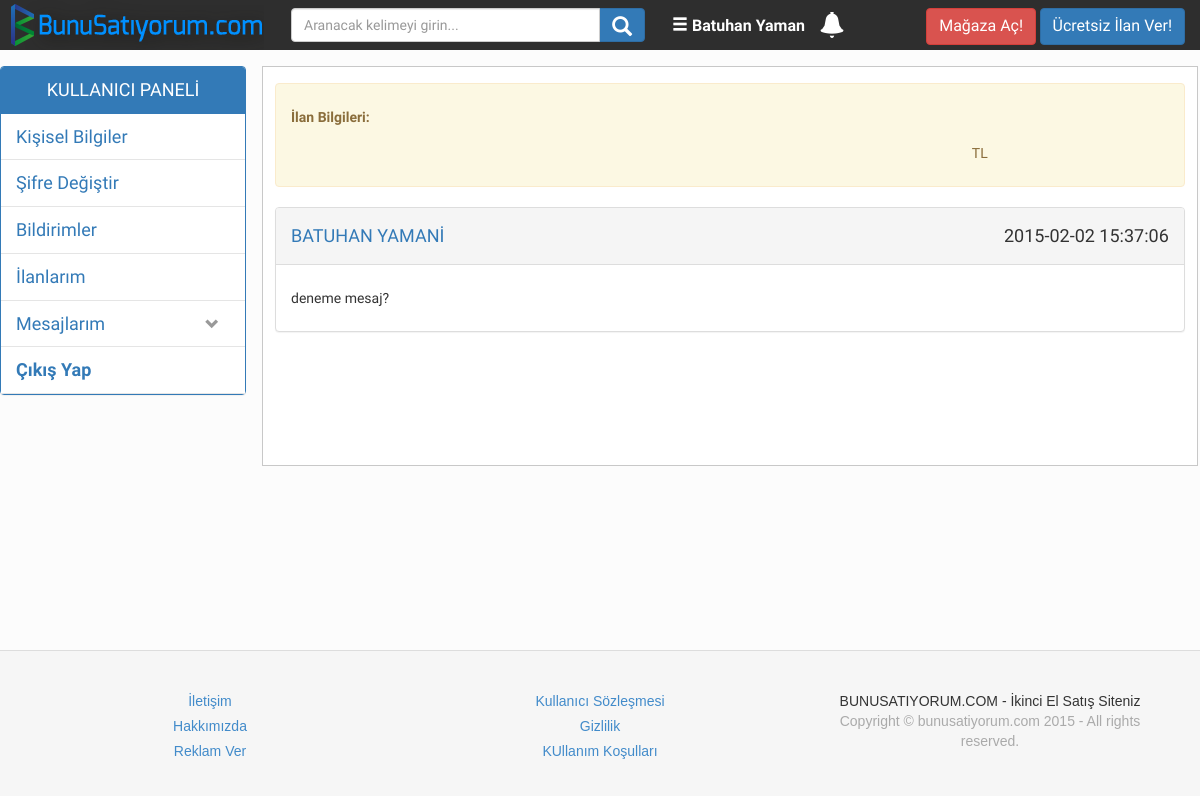
Page /gidenmesajlarim.php?mesajID=2 (signed in) on the committed database.
### tables this page shows
CREATE TABLE IF NOT EXISTS `members` (
`memberID` int(11) NOT NULL,
  `name` varchar(255) NOT NULL,
  `surname` varchar(225) NOT NULL,
  `username` varchar(255) NOT NULL,
  `password` varchar(60) NOT NULL,
  `telno` varchar(13) NOT NULL,
  `showTel` tinyint(4) DEFAULT '1',
  `birthDate` date NOT NULL,
  `registerDate` varchar(100) NOT NULL,
  `email` varchar(255) NOT NULL,
  `active` varchar(255) NOT NULL,
  `resetToken` varchar(255) DEFAULT NULL,
  `resetComplete` varchar(3) DEFAULT 'No',
  `notification` int(11) NOT NULL DEFAULT '0',
  `lastProductID` int(11) NOT NULL,
  `il` int(4) NOT NULL,
  `ilce` int(4) NOT NULL
);

CREATE TABLE IF NOT EXISTS `mesajlar` (
`id` int(11) NOT NULL,
  `senderID` int(11) NOT NULL,
  `recieverID` int(11) NOT NULL,
  `title` varchar(100) NOT NULL,
  `message` text NOT NULL,
  `ilanNo` int(11) NOT NULL,
  `date` varchar(50) NOT NULL,
  `read` int(1) NOT NULL
);

### classes/user.php (called while the page is built, shortened)
<?php
class User extends Password{
    private $_db;
    function __construct($db){
    	$this->_db = $db;
		if(isset($_SESSION['username']))
		$this->getValues($_SESSION['username']);
    }
	private function getValues($username){
		$stmt = $this->_db->prepare('SELECT * FROM members WHERE username = :username');
			$stmt->execute(array('username' => $username));
			$row = $stmt->fetch();
			$this->surname = $row['surname'];
			$this->name = $row['name'];
		}
	public function is_logged_in(){
		if(isset($_SESSION['loggedin']) && $_SESSION['loggedin'] == true){
			return true;
		}
	}
}
?>

### includes/config.php (called while the page is built, shortened)
<?php
try {
	$db = new PDO("mysql:host=".DBHOST.";dbname=".DBNAME, DBUSER, DBPASS,array(PDO::MYSQL_ATTR_INIT_COMMAND => "SET NAMES utf8"));
	$db->setAttribute(PDO::ATTR_ERRMODE, PDO::ERRMODE_EXCEPTION);
} catch(PDOException $e) {
    echo '<p class="bg-danger">'.$e->getMessage().'</p>';
    exit;
}
include('classes/user.php');
$user = new User($db);
?>

### gidenmesajlarim.php (the view, shortened to what this page needs)
<?php require('layout/header.php');
?><script src="http://code.jquery.com/jquery-latest.js"></script>
<link rel="stylesheet" href="style/single.css">
 <div id="Content" class="clearfix">
           <?php
		   include("profilkate.php");
		   ?>
            <div id="Icerik" class="clearfix">
              <?php
	if(isset($_GET['mesajID'])){
			 $stmt = $db->prepare("SELECT * FROM mesajlar WHERE id =".$_GET['mesajID']." ");
			 $stmt->execute();
			 $row = $stmt->fetch();
			 $stmt = $db->prepare("SELECT * FROM products WHERE productID =".$row['ilanNo']." ");
			 $stmt->execute();
			 $row2 = $stmt->fetch();
			 $stmt = $db->prepare("SELECT name,surname FROM members WHERE memberID =".$row['recieverID']." ");
					$stmt->execute();
					$row3 = $stmt->fetch();
			echo'<div class="alert alert-warning" role="alert">
					<b>İlan Bilgileri:</b>
					<div class="row">
						<div class="col-md-9">
						<a href="ilangoster.php?id='.$row['ilanNo'].'">'.$row2['title'].'</a>
						</div>
						<div class="col-md-3">
						<b>'.$row2['price'].'</b> TL
						</div>
					</div>
				</div>
				<div class="panel panel-default">
				  <div class="panel-heading"><a href="profil.php?id='.$row['senderID'].'"><span style="float: left;">'.$row3['name'].' '.$row3['surname'] .'</span> </a>
  					<span style="float: right;">'.$row['date'].'</span>
					&nbsp;</div>
				  <div class="panel-body">
						'.$row['message'].'
				  </div>
				</div>
				';
	}
			  ?>
            </div>
        </div>
</div>
<?php
require('layout/footer.php');
?>

### layout/header.php (shortened to what this page needs)
<?php
require('includes/config.php');
?>
<!DOCTYPE html>
<html>
    <head>
	<link rel="stylesheet" href="style/boilerplate.css">
	<link rel="stylesheet" href="style/header.css">
    <link href="style/bootstrap/css/bootstrap.css" rel="stylesheet">
    </head>
    <body>
    <div id="primaryContainer" class="primaryContainer clearfix">
        <div id="TopBarBack" class="clearfix">
            <div id="TopBar" class="clearfix">
             <div id="Sol" class="clearfix">
                <a href="index.php"><img src="images/logo3.png"></a>
                </div>
                <div id="Orta" class="clearfix">
              <form action="arama.php" method="post">
                <div class="col-lg-12">
    		<div class="input-group">
      <input name="kelime" placeholder="Aranacak kelimeyi girin..." type="text" class="form-control">
      <span class="input-group-btn">
        <button class="btn btn-primary"   name="ara" type="submit"><span style="font-size:20px;" class="glyphicon glyphicon-search"></span></button>
      </span>
    </div>
  </div>
     </form>
                </div>
                <div  id="Sag" class="clearfix">
                <?php
				if(!$user->is_logged_in()){
              								echo ' <a style="color:#Fff;font-size:16px;" href="login.php">Giriş Yap</a> | <a style="color:#F00;font-size:16px;" href="register.php">Üye Ol!</a> ';
			   							}
										else{
												echo '<a href="memberpage.php" style="font-size:16px;color:#FFF;"><span class="glyphicon glyphicon-menu-hamburger" aria-hidden="true"></span><b> '.$user->name . " " . $user->surname  .'</b></a>';
												echo '&nbsp;&nbsp;&nbsp;&nbsp;<a href="notifications.php"><span class="glyphicon glyphicon-bell" style="font-size:26px;color:#FFF; position:absolute; margin-top:12px;" aria-hidden="true"> <a href="memberpage.php"><span style="background-color:#ff0000;position:absolute; margin-top:-8px;margin-left:10px;padding-left:6px;padding-top:1px;"  class="badge badge-primary">'; if($user->notification != 0)echo $user->notification; echo'</span></a>
												</span></a>';
											}
			   ?></div>
               <div align="right"  id="Ilan" class="clearfix">
                <a href="magaza.php"><button class="btn btn-danger" style="font-size:16px;" tabindex="5">Mağaza Aç!</button></a>
                <a href="add.php"><button class="btn btn-primary" style="font-size:16px;" tabindex="5">Ücretsiz İlan Ver!</button></a>
                </div>
            </div>
        </div>

### style/boilerplate.css (style rules this page uses)
html { font-size: 100%; overflow-y: scroll; -webkit-text-size-adjust: 100%; -ms-text-size-adjust: 100%; }
body { margin: 0; font-size: 100%; line-height: 1.231; }
body, button, input, select, textarea { font-family: helvetica, arial,"lucida grande", verdana, "メイリオ", "ＭＳ Ｐゴシック", sans-serif; color: #222; }
b, strong { font-weight: bold; }
img { border: 0; -ms-interpolation-mode: bicubic; vertical-align: middle; }
form { margin: 0; }
button, input, select, textarea { font-size: 100%; margin: 0; vertical-align: baseline; *vertical-align: middle; }
button, input { line-height: normal; }
button, input[type="button"], input[type="reset"], input[type="submit"] { cursor: pointer; -webkit-appearance: button; *overflow: visible; }
.clearfix:before, .clearfix:after { content: ""; display: table; }
.clearfix:after { clear: both; }
.clearfix { *zoom: 1; }
html { overflow-y: auto; background-color: transparent; height: 100%; }
body { background: #fff; font: normal 100%; position: relative; height: 100%; }
body, div, img, p, button, input, select, textarea, a { box-sizing: border-box; }
input { cursor: default; display: block; }

### style/header.css (style rules this page uses)
.primaryContainer { font-family: 'Hind', sans-serif; height: auto; margin-left: auto; margin-right: auto; min-height: 650px; width: 100%; background-color:#FCFCFC; float: none; clear: none; position: relative; }
#TopBarBack { float: none; height: 50px; margin: 0px auto; clear: none; width: 100%; min-height: 0px; min-width: 0px; background-color: rgb(60, 60, 60); }
#TopBar { float: none; height: 50px; margin-left: auto; margin-top: 0px; clear: none; width: 1200px; min-width:950px; max-width:1250px; background-color: rgb(46, 46, 46); margin-right: auto; }
#Sag { float: left; height: 50px; padding: 4px; padding-top: 15px; width: 250px; }
#Ilan { float: left; height: 50px; padding: 8px; padding-left:5px; width: 275px; }
#Sol { float: left; height: 50px; margin-left: 8px; clear: none; width: 260px; margin-right: 0%; }
#Orta { float: left; height: 50px; margin-left: 0; margin-top: 0px; clear: none; width: 400px; margin-right: 0%; padding:8px; }

### style/single.css (style rules this page uses)
#Content { float: none; height: auto; clear: none; width: 1200px; min-width:950px; max-width:1250px; position: static; top: 0px; left: 0px; overflow: visible; margin-top: 16px; margin-left: auto; display: block; margin-right: auto; min-height: 400px; }
#Icerik { float: left; height: auto; clear: none; width: 77.98%; min-width:650px; position: static; z-index: 1; min-height: 400px; margin: 0px 0px 0px 16px; border: 1px solid rgb(200, 200, 200); padding:12px; padding-top: 16px; padding-bottom: 16px; background-color:#FFF; line-height: 36px; }

### rows in the picture
members: name "Batuhan", surname "Yaman"
members: name "BATUHAN", surname "YAMANİ"
mesajlar: date "2015-02-02 15:37:06", message "deneme mesaj?"
